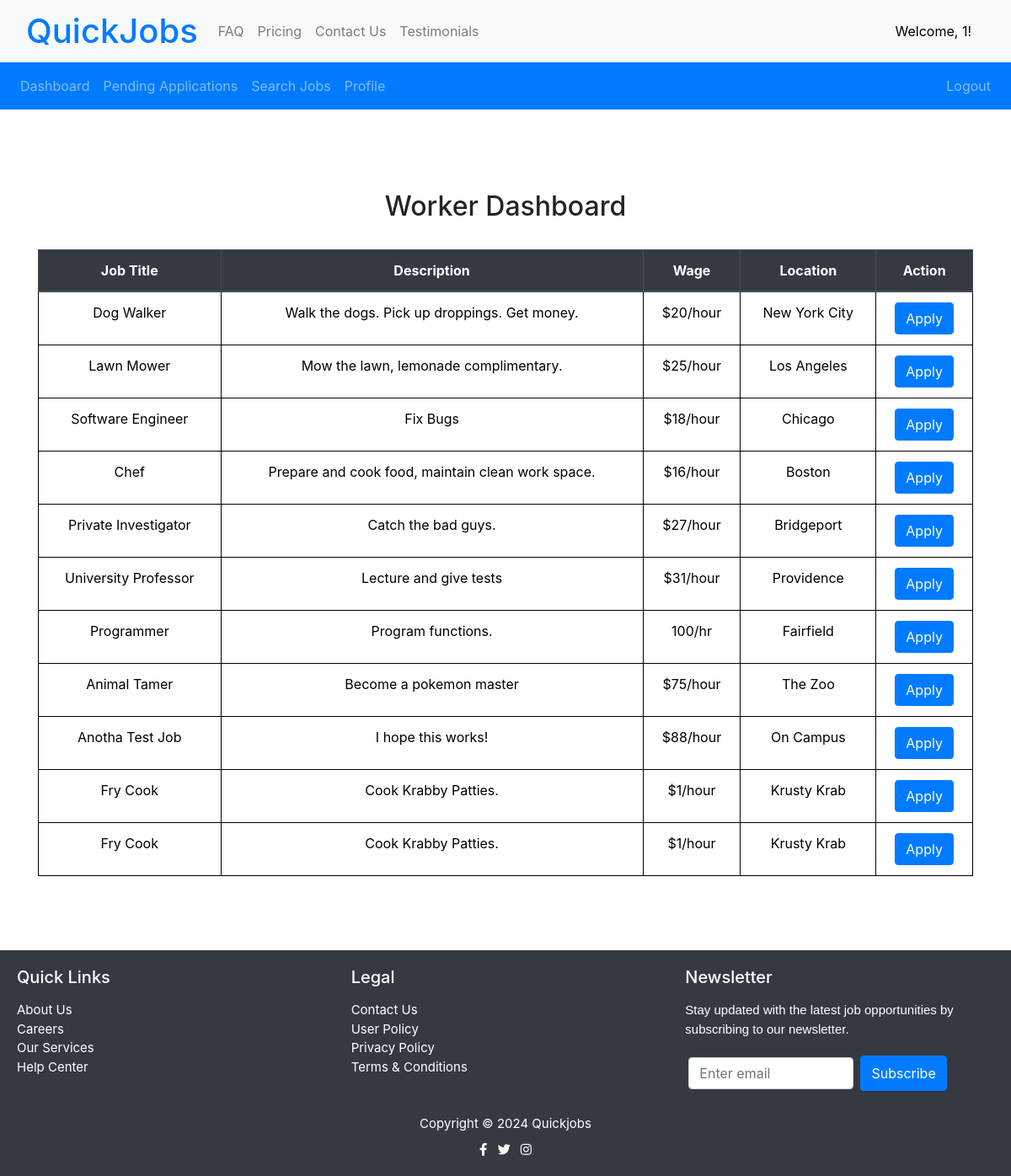
Page /worker_dashboard (signed in) on the earlier database version.
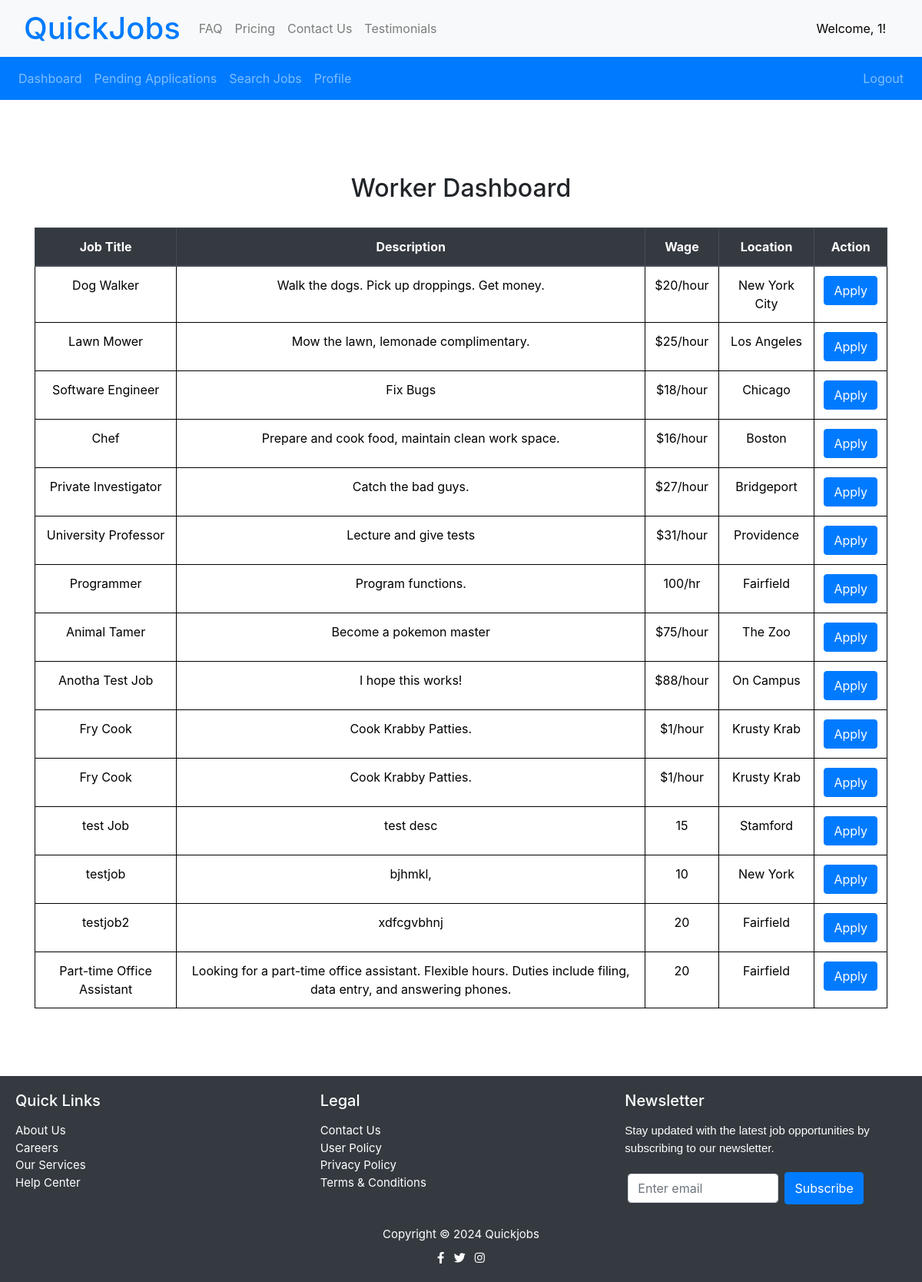
Same page on the later database version.
### tables this page shows
CREATE TABLE job_listings (
                    id INTEGER PRIMARY KEY,
                    title TEXT,
                    description TEXT,
                    wage TEXT,
                    location TEXT
                , created_by TEXT);

### routes.py (the view)
@app_routes.route('/worker_dashboard')
def worker_dashboard():
    if 'username' in session:
        conn = get_db_connection()
        cursor = conn.cursor()
        cursor.execute("SELECT * FROM job_listings")
        job_listings = cursor.fetchall()
        conn.close()
        return render_template('worker_dashboard.html', job_listings=job_listings)
    return redirect(url_for('app_routes.select_user_type'))

### routes.py (called while the page is built)
def get_db_connection():
    conn = sqlite3.connect('app.db')
    conn.row_factory = sqlite3.Row
    return conn

### templates/worker_dashboard.html
{% extends 'base.html' %} {% block title %}Worker Dashboard{% endblock %}
{% block content %}
{% include "components/worker_navbar.html" %}
<div class="container mt-5 pt-5">
  <h2>Worker Dashboard</h2>
  <br/>
  <table class="table">
    <thead class="thead-dark">
      <tr>
        <th scope="col">Job Title</th>
        <th scope="col">Description</th>
        <th scope="col">Wage</th>
        <th scope="col">Location</th>
        <th scope="col">Action</th>
      </tr>
    </thead>
    <tbody>
      {% for job in job_listings %}
      <tr>
        <td>{{ job['title'] }}</td>
        <td>{{ job['description'] }}</td>
        <td>{{ job['wage'] }}</td>
        <td>{{ job['location'] }}</td>
        <td>
          <a href="{{ url_for('app_routes.job_apply', job_id=job['id']) }}"><button class="btn btn-primary">Apply</button></a>
        </td>
      </tr>
      {% endfor %}
    </tbody>
  </table>
</div>
<br/> <br/> <br/>
{% endblock %}

Differences in the rows shown:
added job_listings: title "test Job", description "test desc", wage "15", location "Stamford"
added job_listings: title "testjob", description "bjhmkl,", wage "10", location "New York"
added job_listings: title "testjob2", description "xdfcgvbhnj", wage "20", location "Fairfield"
added job_listings: title "Part-time Office Assistant", description "Looking for a part-time office assistant. Flexible hours. Duties include filing, data entry, and answering phones.", wage "20", location "Fairfield"
